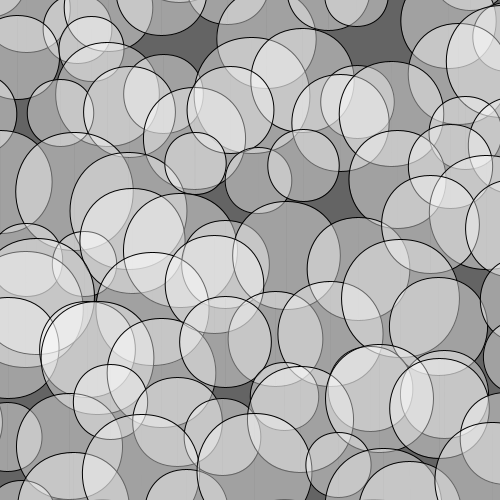
Frame 1 (no input)
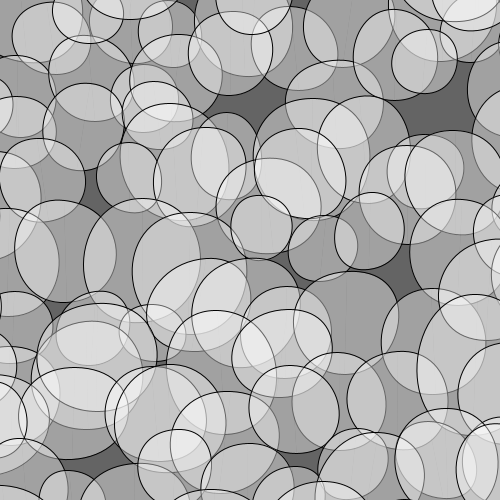
Frame 60 (the mouse pressed at the canvas centre just before this capture)
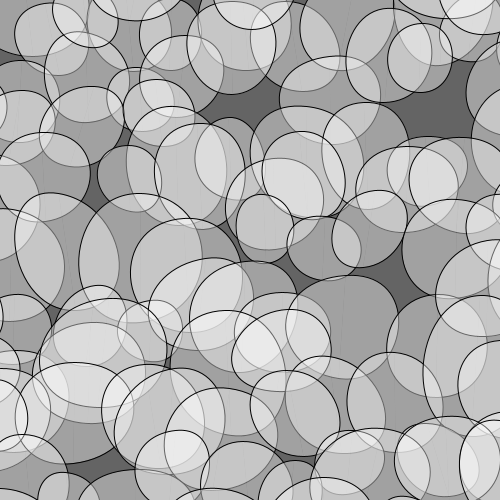
Frame 120 (the mouse held since frame 60 and released just before this capture)

The Processing sketch that drew these frames (run headless with seeded random() and noise(); from frame 60 on, the mouse is pressed at the canvas centre):

// Processing sketch: processing_11079
// ── processing_11079.pde


//number of cells to display
//range 0-1000
final int numCells = 100;

//speed to move across the space
//range 0.0-1.0 but very small values are reccomended.
final float goSpeed = 0.0045;

//range to randomly choose cell radius from
//set both values equal to make all cells the same size
final float cellMinSize = 30.0;
final float cellMaxSize = 60.0;

//amount of random variation in the placement of the cells from a perfect rectilinear grid.
final float placementVariance = 30.0;

Cell[] mimi;

void setup(){
  size(500,500);
  smooth();
  mimi = new Cell[numCells];
  int temp = (int)floor(sqrt((float)numCells));
  float avgSize = (cellMinSize + cellMaxSize)/2;
  //the complexity below is for placing cells in an even gridlike distribution without compromizing size invariance or producing gaps that would be visible after translation.
  //do not modify it.
  for(int i=0; i<numCells; i++){
    mimi[i] = new Cell( map( i%temp, 0 , temp, -avgSize*1.333, width+avgSize*1.333 ) + random(-placementVariance,placementVariance),
                        map( floor(i/temp), 0, temp, -avgSize, height+avgSize ) + random(-placementVariance,placementVariance),
                        random(cellMinSize,cellMaxSize));
  }
}

//keep draw simple!
void draw(){
  //calculate how far to move on screen objects based on mouse distance from center
  float mdx = (width/2 - mouseX)*goSpeed;
  float mdy = (height/2 - mouseY)*goSpeed;
  
  //paint background gray
  background(100);
  //cells transparent white with a solid black stroke
  stroke(0);
  fill(255,100);
  //for each cell translate by (dx,dy)
  //the cells' trans method will automatically move the cell to the other side if it goes off the edge,
  //thus making the space seem infinite when its really just toroidial.
  for(int i=0; i<numCells; i++){
   mimi[i].trans(mdx,mdy);
   mimi[i].draw();
  }
}

class Cell{
  //the goal points, organized the same way as the reference points
  private float[] pts, goalpts;
  //the cell starts as a perfect circle with a givin radius
  private float radius;
  //centerpoint of cell. do not public mutate. use trans(dx,dy) to move cell.
  private float centerX, centerY;
  
  public Cell(float centX, float centY, float rad){
    radius = abs(rad);
    centerX = centX;
    centerY = centY;
    
    /**
     * these are the goal points.
     * evens are Xs, odds are Ys.
     * (0,1) is top left, (2,3) is top right
     * (4,5) is bottom left, (6,7) is bottom right
     * all values are relative to centerpoint
     */
    goalpts = new float[8];
    goalpts[1] = radius * (-1);
    goalpts[3] = radius * (-1);
    goalpts[5] = radius;
    goalpts[7] = radius;
    goalpts[0] = radius * (-1.333);
    goalpts[4] = radius * (-1.333);
    goalpts[2] = radius * (1.333);
    goalpts[6] = radius * (1.333);
    
    //copy all goalpoints into reference points. goal points will later diverge
    pts = new float[8];
    for(int i=0; i<8; i++){
      pts[i] = goalpts[i];
    }
  }
  
  public void phys(){
    /**
     * computes internal random movements of cell.
     * the goal points and randomly changed, then the reference points smoothly approach the goal points
     * thus cell appears to slowly and randomly wobble.
     */
    //randomly change goal points
    float drift = radius*0.04;
    for(int i=0; i<8; i++){
      goalpts[i] = goalpts[i] + random( -drift,drift );
    }
    
    //constrain goal points to accetable values
    goalpts[0] = constrain(goalpts[0], radius*(-1.733),  radius*(-0.933));
    goalpts[4] = constrain(goalpts[4], radius*(-1.733),  radius*(-0.933));
    goalpts[2] = constrain(goalpts[2], radius*(0.933),     radius*(1.733));
    goalpts[6] = constrain(goalpts[6], radius*(0.933),     radius*(1.733));
    goalpts[1] = constrain(goalpts[1], radius*(-1.3),      radius*(-0.7));
    goalpts[3] = constrain(goalpts[3], radius*(-1.3),      radius*(-0.7));
    goalpts[5] = constrain(goalpts[5], radius*(0.7),     radius*(1.3));
    goalpts[7] = constrain(goalpts[7], radius*(0.7),     radius*(1.3));
    
    //make reference points smoothly approach goal points
    for(int i=0; i<8; i++){
      pts[i] += (goalpts[i] - pts[i])/20.0;
    }
  }
  
  public void draw(){
    //do physics update
    phys();
    
    //interpolate top centerpoint (still relative to center)
    float xt = map( 0.5, 0.0,1.0, pts[0],pts[2] );
    float yt = map( xt, pts[0],pts[2], pts[1],pts[3]);
    //interpolate bottom centerpoint
    float xb = map( 0.5, 0.0,1.0, pts[4],pts[6] );
    float yb = map( xb, pts[4],pts[6], pts[5],pts[7]);

    //draw two bezier curves, one for each half
    bezier( centerX+xt,     centerY+yt,
            centerX+pts[2], centerY+pts[3],
            centerX+pts[6], centerY+pts[7],
            centerX+xb,     centerY+yb );
    bezier( centerX+xb,     centerY+yb,
            centerX+pts[4], centerY+pts[5],
            centerX+pts[0], centerY+pts[1],
            centerX+xt,     centerY+yt );
    
    //uncomment these if you want to see the reference lines
    //line(centerX+pts[0],centerY+pts[1],centerX+pts[2],centerY+pts[3]);
    //line(centerX+pts[4],centerY+pts[5],centerX+pts[6],centerY+pts[7]);
  }
  
  public void trans(float dx, float dy){
    //translate everything by dx,dy
    float oldx = centerX;
    float oldy = centerY;
    centerX += dx;
    centerY += dy;
    
    //if moved off the screen replace on opposite side
    if ((centerX+radius*1.333) < 0.0){
      centerX = width+radius*1.333;
    } else if ((centerX-radius*1.333) > width){
      centerX = 0.0-radius*1.333;
    }
    if ((centerY+radius) < 0.0){
      centerY = height+radius;
    } else if ((centerY-radius) > height){
      centerY = 0.0-radius;
    }
  }
}
